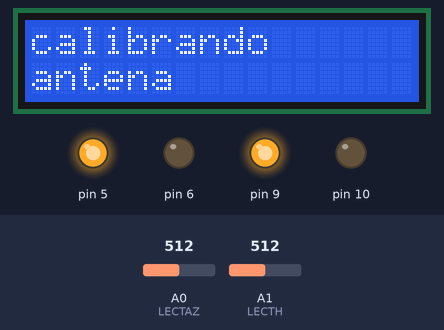
The program below on a simulated Arduino Uno, built with avr-gcc and run on an emulated ATmega328P. Shown: 16×2 character LCD, output pins drawn as LEDs (lit = HIGH). Inputs (shaded band) come from the test bench; at power-on: A0 (LECTAZ) = 512, A1 (LECTH) = 512. What the program prints to the serial monitor is not drawn.

Above: at 0.1 s.
At 1.6 s:
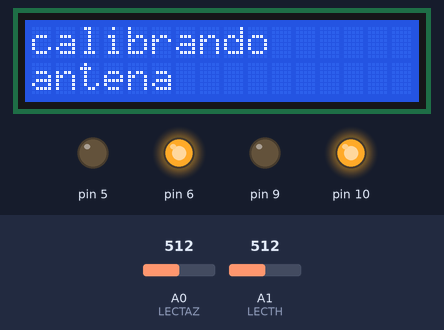
Timing chart, 0 to 3.1 s (numbered marks = the images above):
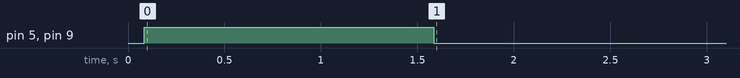

The program:

main.cpp
```cpp
#include <Arduino.h>
#include <Ethernet.h>
#include <LiquidCrystal_I2C.h>
#include <configTCPportsandOutput.h>
#include <bridgeH.h>
#include <calib_control_antenna.cpp>
#include <tiempo.h>


LiquidCrystal_I2C lcd(0x3F, 16, 2);

bridgeH bridge_az (PWM11,PWM12)  ;
bridgeH bridge_H (PWM21,PWM22)  ;


/*variables config */
char state_con = 0 ;  // state_con = 0 -- no conectado a Gpredict -- state_con = 1 conectado a Gpredict
int gpredict_azimuth = 0 ;
int gpredict_declinacion = 0 ;
unsigned long int RA12HS = 0x80000000  ;
extern char state_bridgeH[4];

int azimuth_act = 0  ;
int declinacion_act = 0  ;
// fin  config

//Definicion de servidores y puertos
EthernetServer Gpredict_rotator(PORTGPREDICT) ;// socket tcp/ip para Gpredict
EthernetServer stelarium(PORTSTELARIUM) ;      // socket tcp/ip para stelarium
// fin definicion de servidores


void setup() {
  Serial.begin(9600) ;
  lcd.init() ;
  lcd.backlight();
  lcd.clear() ;
  lcd.print(F("calibrando")) ;
  lcd.setCursor(0,1);
  lcd.print(F("antena"));
  bridge_az.moveS1() ;
  bridge_H.moveS1() ;
  Serial.println("olaaaaa!")  ;
  while(calibrate(0)){} ;
  Serial.print("segunda_calibracion") ;
  delay(500) ;
  bridge_az.moveS2() ;
  bridge_H.moveS2() ;
  while (calibrate(1)){} ;
  ConfSentidoGiro() ;
  bridge_H.getPs() ;
  bridge_az.getPs() ;
  while(control_error(9000,9000)){
    //Serial.print("WHILE") ;
    delay(2000);
  }

}

void loop() {
  timerEvent() ;
  long int dec ;
  unsigned long int RA = 0 ;
  uint8_t sunP[20] ;
  size_t cant = 20 ;
  EthernetClient cliente = Gpredict_rotator.available() ;
  EthernetClient cliente_s = stelarium.available();
  if (cliente)
  {
    while (cliente.connected())
    {

      timerEvent() ;
      String cadena = "" ;
      if (cliente.available())
      {
        //timerEvent() ;
        char c = cliente.read()  ;
        if (c == 'P')
        {

           cliente.print("RPRT 0") ; // lectura correcta
           //Asignar_Azimuth_Declinacion(cliente,cadena) ;
           cliente.flush() ;// VACIADO DE BUFFER
           cadena ="" ;
        }else if (c == 'p')
        {
          //cadena = az_dec_pos_actual() ;
          cliente.print(cadena);
          cliente.flush() ;
          cadena ="" ;
        }else if (c=='q' || c=='Q' )
        {
          cliente.flush() ;
          cliente.stop()  ;
          cadena ="" ;
          break ;
        }else if (c=='S')
        {
          cliente.flush() ;
          cliente.stop() ;
          cadena = "" ;
        }
     }
  }
  cliente.stop() ;
  delay(10) ;
 }
 //stelarium_connection
 if (cliente_s)
 {
   while (cliente_s.connected())
   {
    timerEvent() ;

    char i = 0 ;
    while (cliente_s.available())
    {
      //Serial.println(cliente_s.read(),HEX) ;
      sunP[i] = cliente_s.read() ;
      i = i + 1 ;
      state_con = 1 ;
    }
    if(state_con == 1)
    {
      dec = 0x00000000 | (long (sunP[19])<<24) | (long (sunP[18])<<16) | (long (sunP[17])<<8) | (long (sunP[16])<<0);
      RA  = 0x00000000 | (long (sunP[15])<<24) | (long (sunP[14])<<16) | (long (sunP[13])<<8) | (long (sunP[12])<<0);
      state_con = 0 ;
      // declinacion en angulo
      //ra en angulo
//      RA12HS -- 12hs
      unsigned long int hsra = (((RA*12.0)/RA12HS) * 10000)*15   ;
      float hsrf  = ((RA*12.0)/RA12HS)*15 ;
      cliente_s.write(sunP,20) ;
    }

   }
   cliente.stop() ;
   delay(10) ;
 }

}
```

calib_control_antenna.cpp
```cpp
#include <Arduino.h>
#include <configTCPportsandOutput.h>
#include "calib_control_antenna.h"

extern bridgeH bridge_az ;
extern bridgeH bridge_H ;
int calAz[2]= {0,0};
int calH[2] = {0,0};


bool calibrate(char i)
{
    int r1 = analogRead(LECTAZ) ; // LECTURA DE AZIMUTH
    int r2 = analogRead(LECTH)  ; // LECTURA DE ALTURA
    delay(1000); // espera de un segundo ;
    int l3 = analogRead(LECTAZ) ; // 87microsegundos
    int l4 = analogRead(LECTH) ;
    Serial.print("az=") ; Serial.print(r1); Serial.print("  ") ; Serial.println(l3) ;
    Serial.print("z=") ; Serial.print(r2); Serial.print("  ") ; Serial.println(l4) ;
    // revisar si llego al maximo o minimo ;
    char f1 = 5 ; char f2 = 5 ; //variables centinela
    if (r1 == l3)
    {
        f1 = 0 ;
        calAz[i] = l3 ;
    }

    if (r2 == l4)
    {
        f2 = 0 ;
        calH[i] = l4 ;
    }
    //si esta calibrado ambas son cero
    if (f1==0 && f2==0)
    {
        return false ;
    }

    return true;
}

void ConfSentidoGiro(){
    /*
     * detecta el maximo y guarda la configuracion en p1 y p2 de calibrado
     * clase bridgeH
    */
    if (calAz[0]>calAz[1])
    {
       int aux =calAz[0] ;
       calAz[0] = calAz[1]  ;
       calAz[1] = aux ;
       bridge_az.setPS(0) ;
    }else
    {
       bridge_az.setPS(1) ;
    }
    if (calH[0]>calH[1])
    {
        int aux =calH[0] ;
        calH[0] = calH[1]  ;
        calH[1] = aux ;
        bridge_H.setPS(0) ;
    }else
    {
        //calH[0]<calH[1] ;
        bridge_H.setPS(1) ;
    }

}

/*
    * r1 = referencia de AZIMUTH
    * r2 = referencia de altura
*/
bool control_error(int r1,int r2)
{

    int res_Az = 100*((180.0/(calAz[1] - calAz[0]))+0.005);  ;
    int res_H = 100*((90.0/(calH[1] - calH[0]))+0.005);
    int posH = (analogRead(LECTH)*90.0/calH[1])*100;
    int posAz = (res_Az*(analogRead(LECTAZ)-calAz[0]));


    int errorH  = r2 -  (analogRead(LECTH)*90.0/calH[1])*100;         // (res_H*(analogRead(LECTH) - calH[0]));
    int errorAz = r1-(res_Az*(analogRead(LECTAZ)-calAz[0]));;

    /*
    *
    * error H > 0 ---> sentido H a Z
    * error H <0  ---> sentido Z a H
    * error Azimuth <0   --->  sentido
    * error Azimuith >0  --->  sentido
    *
    */

    Serial.print("error en ALTURA") ;
    Serial.println(errorH) ;
    Serial.print("Error en Azimuth") ;
    Serial.println(errorAz) ;
    Serial.print("resAz: ");Serial.println(res_Az);
    Serial.print("Res_H: ") ; Serial.print(res_H) ;
    Serial.print("POSH:  ") ; Serial.println(posH) ;
    Serial.print("az: ") ; Serial.println(posAz) ;


    if (abs(errorH)<res_H)
    {
        Serial.println("stop ") ;
        return false ;
        //park Antena
    }else if (errorH > res_H)
    {
        //move H to Z
        Serial.print("error positivo") ;
        return true  ;

    }else if (errorH< - res_H)
    {
         //move Z to H
         Serial.print("error negativo") ;
        return true ;
    }


}
```

calib_control_antenna.h
```cpp
bool calibrate(char i);
```

configTCPportsandOutput.h
```cpp
/*------------Puertos para TCP/IP de placa ethernet ---------------------*/
#define PORTGPREDICT 4532
#define PORTSTELARIUM 10001

/*------------Define puertos de pwm y lectura AD -------------------------*/
//puertos pwm
#define PWM11  9
#define PWM12  10
#define PWM21  5
#define PWM22  6

#define LECTAZ A0 // LECTURA DE AZIMUT
#define LECTH  A1 // LECTURA DE ALTURA
```
